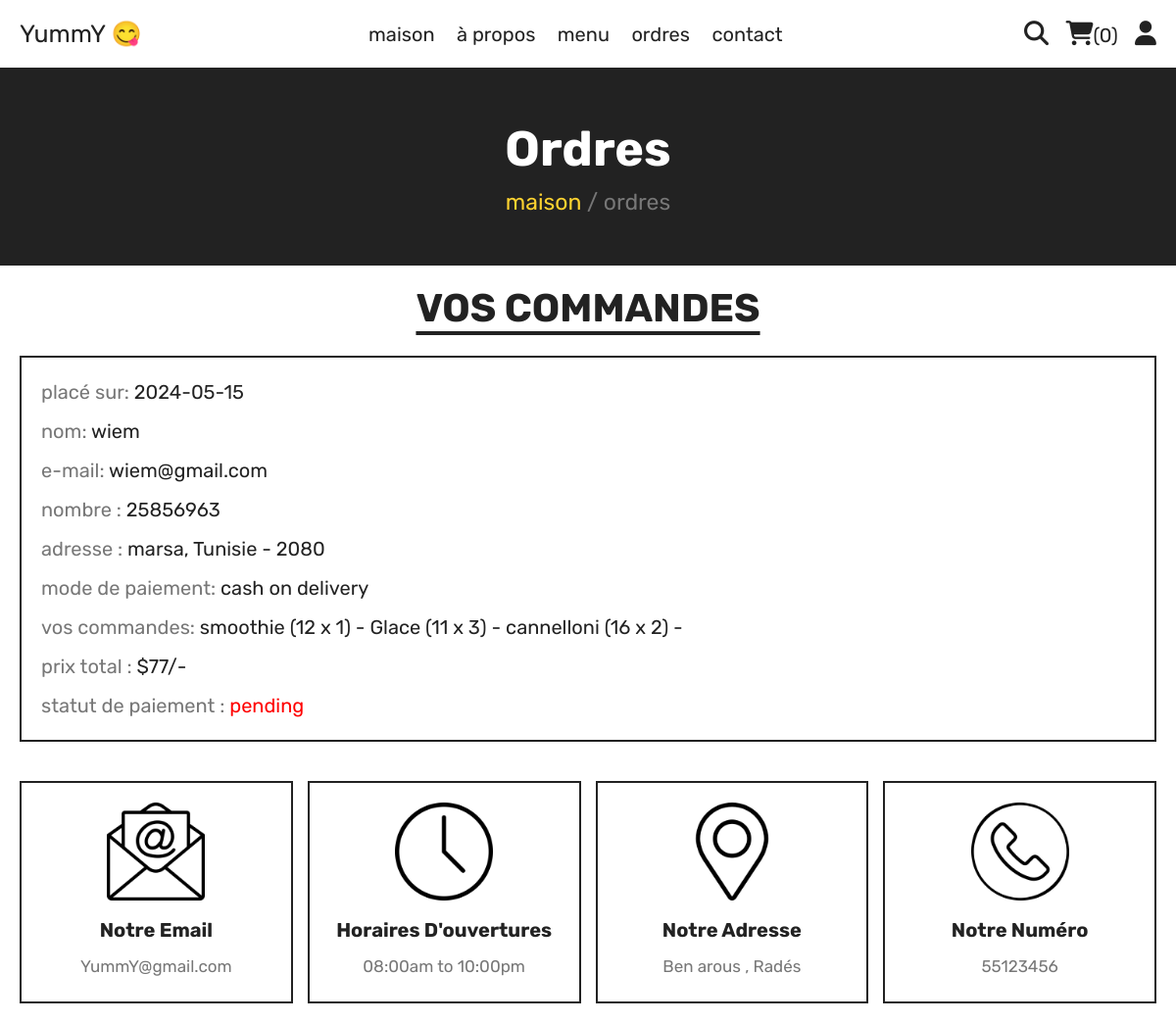
/orders.php (signed in), run on the app's committed database.
### tables this page shows
CREATE TABLE `orders` (
  `id` int(100) NOT NULL,
  `user_id` int(100) NOT NULL,
  `name` varchar(20) NOT NULL,
  `number` varchar(10) NOT NULL,
  `email` varchar(50) NOT NULL,
  `method` varchar(50) NOT NULL,
  `address` varchar(500) NOT NULL,
  `total_products` varchar(1000) NOT NULL,
  `total_price` int(100) NOT NULL,
  `placed_on` date NOT NULL DEFAULT current_timestamp(),
  `payment_status` varchar(20) NOT NULL DEFAULT 'pending'
);

### orders.php (the view, shortened to what this page needs)
<?php
include 'components/connect.php';
if(isset($_SESSION['user_id'])){
   $user_id = $_SESSION['user_id'];
}else{
   $user_id = '';
   header('location:home.php');
};
?>
<!DOCTYPE html>
<html lang="en">
<head>
   <link rel="stylesheet" href="https://cdnjs.cloudflare.com/ajax/libs/font-awesome/6.1.1/css/all.min.css">
   <link rel="stylesheet" href="css/style.css">
</head>
<body>
<?php include 'components/user_header.php'; ?>
<div class="heading">
   <h3>ordres</h3>
   <p><a href="html.php">maison</a> <span> / ordres</span></p>
</div>
<section class="orders">
   <h1 class="title">vos commandes</h1>
   <div class="box-container">
   <?php
      if($user_id == ''){
         echo '<p class="empty">veuillez vous connecter pour voir vos commandes</p>';
      }else{
         $select_orders = $conn->prepare("SELECT * FROM `orders` WHERE user_id = ?");
         $select_orders->execute([$user_id]);
         if($select_orders->rowCount() > 0){
            while($fetch_orders = $select_orders->fetch(PDO::FETCH_ASSOC)){
   ?>
   <div class="box">
      <p>placé sur: <span><?= $fetch_orders['placed_on']; ?></span></p>
      <p>nom: <span><?= $fetch_orders['name']; ?></span></p>
      <p>e-mail: <span><?= $fetch_orders['email']; ?></span></p>
      <p>nombre : <span><?= $fetch_orders['number']; ?></span></p>
      <p>adresse : <span><?= $fetch_orders['address']; ?></span></p>
      <p>mode de paiement: <span><?= $fetch_orders['method']; ?></span></p>
      <p>vos commandes: <span><?= $fetch_orders['total_products']; ?></span></p>
      <p>prix total : <span>$<?= $fetch_orders['total_price']; ?>/-</span></p>
      <p> statut de paiement : <span style="color:<?php if($fetch_orders['payment_status'] == 'pending'){ echo 'red'; }else{ echo 'green'; }; ?>"><?= $fetch_orders['payment_status']; ?></span> </p>
   </div>
   <?php
      }
      }else{
         echo '<p class="vide">aucune commande passée pour l\'instant!</p>';
      }
      }
   ?>
   </div>
</section>
<?php include 'components/footer.php'; ?>
</body>
</html>

### css/style.css (style rules this page uses)
:root { --yellow:#fed330; --red:#e74c3c; --white:#fff; --black:#222; --light-color:#777; --border:.2rem solid var(--black); }
* { font-family: 'Rubik', sans-serif; margin:0; padding:0; box-sizing: border-box; outline: none; border: none; text-decoration: none; }
html { font-size: 62.5%; overflow-x: hidden; scroll-behavior: smooth; stop-opacity: 7rem; }
section { margin:0 auto; max-width: 1200px; padding:2rem; }
.title { text-align: center; margin-bottom: 2.5rem; font-size: 4rem; color:var(--black); text-transform: uppercase; text-decoration: underline; text-underline-offset: 1rem; }
.heading { display: flex; align-items: center; justify-content: center; gap:1rem; flex-flow: column; background-color: var(--black); min-height: 20rem; }
.heading h3 { font-size: 5rem; color:var(--white); text-transform: capitalize; }
.heading p { font-size: 2.3rem; color:var(--light-color); }
.heading p a { color:var(--yellow); }
.orders .box-container { display: flex; flex-wrap: wrap; gap:1.5rem; align-items: flex-start; }
.orders .box-container .box { padding:1rem 2rem; border:var(--border); flex:1 1 40rem; }
.orders .box-container .box p { line-height: 1.5; margin:1rem 0; font-size: 2rem; color:var(--light-color); }
.orders .box-container .box p span { color:var(--black); }

### data on the page
orders: placed_on "2024-05-15", name "wiem", email "wiem@gmail.com", number "25856963", address "marsa, Tunisie - 2080", method "cash on delivery", total_products "smoothie (12 x 1) - Glace (11 x 3) - cannelloni (16 x 2) -", total_price "77", payment_status "pending"

### other printed values
$total_cart_items "0"
